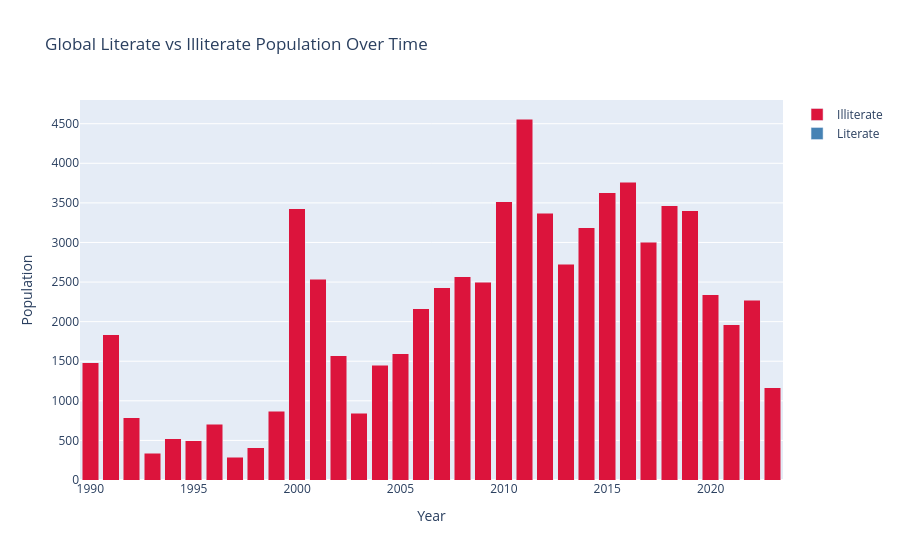

The code cell stored with this chart in its notebook:
### Code cell
# ── Illiteracy Population Trend 

import plotly.graph_objects as go

if 'illiterate_total' in df_illiteracy.columns:

    # If literate_total not present → create it safely
    if 'literate_total' not in df_illiteracy.columns:
        if 'total_population' in df_illiteracy.columns:
            df_illiteracy['literate_total'] = (
                df_illiteracy['total_population'] - df_illiteracy['illiterate_total']
            )
        else:
            # fallback: skip literate and plot only illiterate
            df_illiteracy['literate_total'] = 0

    # Group data
    global_illit = (
        df_illiteracy
        .groupby('year')[['illiterate_total','literate_total']]
        .sum()
        .reset_index()
    )

    # Plot
    fig = go.Figure()

    fig.add_trace(go.Bar(
        name='Literate',
        x=global_illit['year'],
        y=global_illit['literate_total'],
        marker_color='steelblue'
    ))

    fig.add_trace(go.Bar(
        name='Illiterate',
        x=global_illit['year'],
        y=global_illit['illiterate_total'],
        marker_color='crimson'
    ))

    fig.update_layout(
        barmode='stack',
        title='Global Literate vs Illiterate Population Over Time',
        xaxis_title='Year',
        yaxis_title='Population'
    )

    fig.show()

### Figure 1 — Plotly figure (JSON) as saved in the notebook; plotly's stock layout.template omitted (floating-point values rounded to 4 significant figures)
{"data": [{"marker": {"color": "steelblue"}, "name": "Literate", "type": "bar", "x": [1990, 1991, 1992, 1993, 1994, 1995, 1996, 1997, 1998, 1999, 2000, 2001, 2002, 2003, 2004, 2005, 2006, 2007, 2008, 2009, 2010, 2011, 2012, 2013, 2014, 2015, 2016, 2017, 2018, 2019, 2020, 2021, 2022, 2023], "y": [0, 0, 0, 0, 0, 0, 0, 0, 0, 0, 0, 0, 0, 0, 0, 0, 0, 0, 0, 0, 0, 0, 0, 0, 0, 0, 0, 0, 0, 0, 0, 0, 0, 0]}, {"marker": {"color": "crimson"}, "name": "Illiterate", "type": "bar", "x": [1990, 1991, 1992, 1993, 1994, 1995, 1996, 1997, 1998, 1999, 2000, 2001, 2002, 2003, 2004, 2005, 2006, 2007, 2008, 2009, 2010, 2011, 2012, 2013, 2014, 2015, 2016, 2017, 2018, 2019, 2020, 2021, 2022, 2023], "y": [1479.0, 1833.0, 786.7, 337.1, 522.5, 497.9, 705.3, 287.3, 406.5, 867.8, 3427.0, 2533.0, 1571.0, 844.1, 1451.0, 1592.0, 2164.0, 2430.0, 2569.0, 2500.0, 3511.0, 4559.0, 3370.0, 2723.0, 3188.0, 3628.0, 3762.0, 3003.0, 3462.0, 3401.0, 2342.0, 1962.0, 2271.0, 1164.0]}], "layout": {"barmode": "stack", "title": {"text": "Global Literate vs Illiterate Population Over Time"}, "xaxis": {"title": {"text": "Year"}}, "yaxis": {"title": {"text": "Population"}}}}
